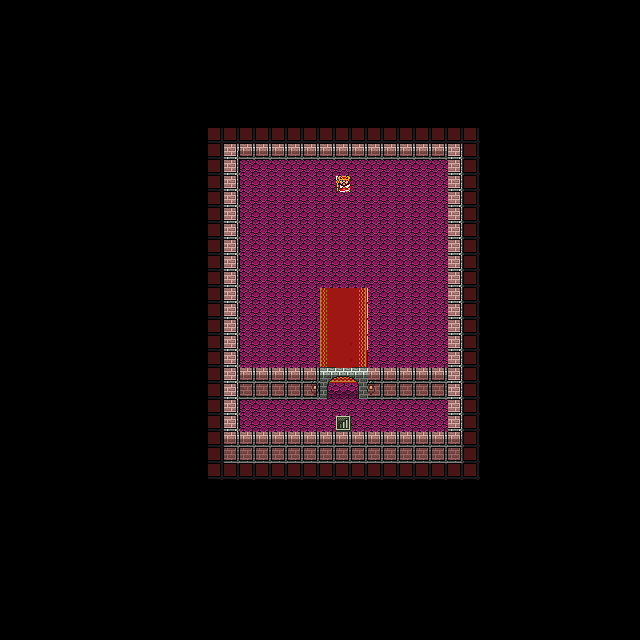

The image is a tile-based game level rendered from a .tmx file. Its description and source (layers, tilesets, objects; grid data summarised) follow:
An orthogonal 40x40 tile map with 16x16 px tiles, 3 tile layers (floor, meta, npc), 3 tilesets and 2 objects (exit, start).

<map version="1.0" orientation="orthogonal" width="40" height="40" tilewidth="16" tileheight="16">
 <tileset firstgid="1" name="castle" tilewidth="16" tileheight="16" margin="5">
  <image source="../castle.png" width="635" height="980" />
 </tileset>
 <tileset firstgid="2341" name="meta_tiles" tilewidth="16" tileheight="16" margin="5">
  <image source="../meta_tiles.png" width="64" height="32" />
  <tile id="0">
   <properties>
    <property name="collidable" value="true" />
   </properties>
  </tile>
 </tileset>
 <tileset firstgid="2344" name="king" tilewidth="16" tileheight="16">
  <image source="../characters/king.png" width="127" height="16" />
 </tileset>
 <layer name="floor" width="40" height="40">
  <data>[1600 cells, 1600 non-empty, 36 distinct tile ids]</data>
 </layer>
 <layer name="meta" width="40" height="40">
  <data>[1600 cells, 173 non-empty, 1 distinct tile ids]</data>
 </layer>
 <objectgroup name="exits" width="40" height="40">
  <object name="exit" x="336" y="416" width="16" height="16">
   <properties>
    <property name="destination" value="worldmap_nw" />
    <property name="startx" value="10" />
    <property name="starty" value="8" />
   </properties>
  </object>
 </objectgroup>
 <objectgroup name="start" width="40" height="40">
  <object name="start" x="336" y="272" width="16" height="16" />
 </objectgroup>
 <layer name="npc" width="40" height="40">
  <data>[1600 cells, 1 non-empty, 1 distinct tile ids]</data>
 </layer>
</map>